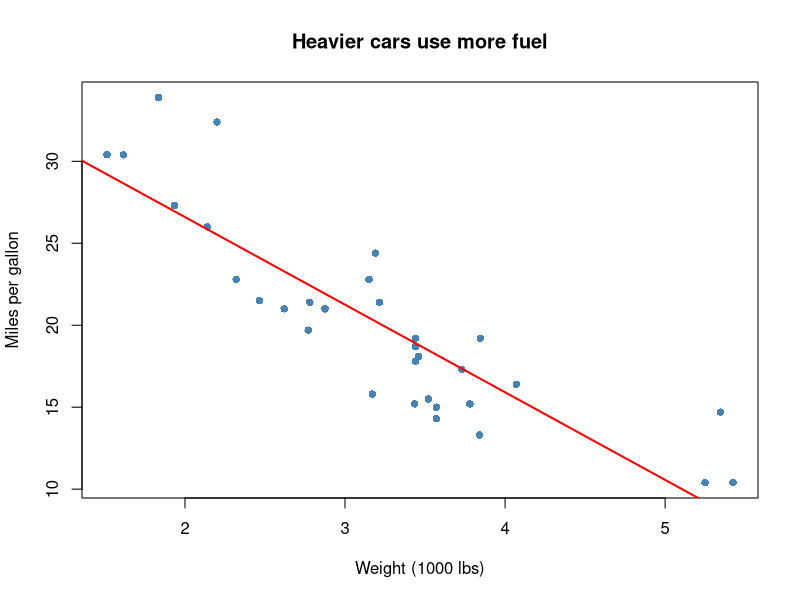
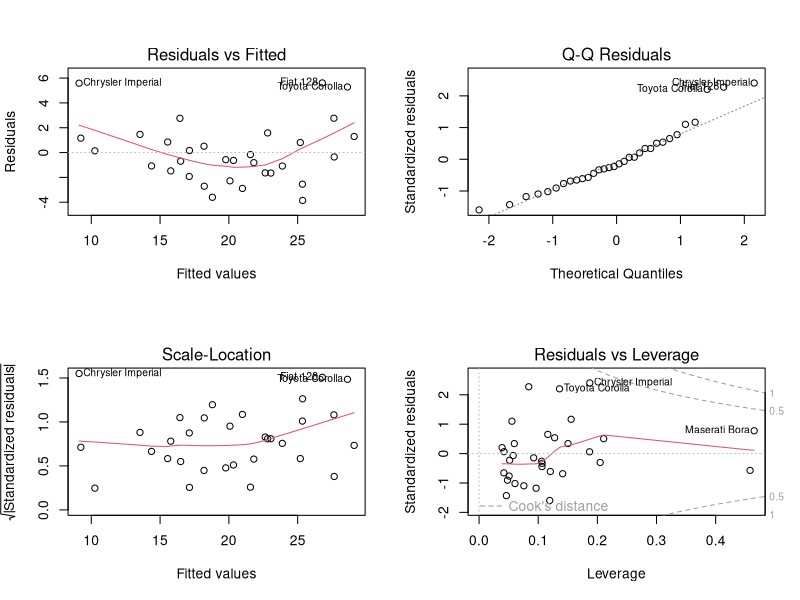

Here is the R script that generated these plots, in order:
############################################################
#  FILE 5 : LINEAR REGRESSION
#
#  Question answered :
#     "How does a NUMERIC outcome change when one or more
#      predictors change, and can we PREDICT it ?"
#
#  Topics
#    1. The data  (mtcars : 32 cars from a 1974 magazine)
#    2. Explore : correlation and scatter plot
#    3. Simple linear regression   (one predictor)
#    4. Reading the summary() output
#    5. Multiple linear regression (several predictors)
#    6. Comparing models
#    7. Checking the assumptions
#    8. Making predictions
############################################################


############################################################
#  1. THE DATA
############################################################
#
#  mtcars ships with R.  We will predict fuel economy.
#
#     mpg  : miles per gallon         <- OUTCOME (y)
#     wt   : weight in 1000 lbs       <- predictor
#     hp   : horsepower               <- predictor
#     qsec : quarter-mile time (sec)  <- predictor
#     am   : transmission (0 = automatic, 1 = manual)

data("mtcars")
cars <- mtcars

cat("=============================================\n")
cat(" 1. THE DATA\n")
cat("=============================================\n")
head(cars[, c("mpg", "wt", "hp", "qsec", "am")])
summary(cars[, c("mpg", "wt", "hp", "qsec")])


############################################################
#  2. EXPLORE THE RELATIONSHIP
############################################################

cat("\n=============================================\n")
cat(" 2. CORRELATION AND SCATTER PLOT\n")
cat("=============================================\n")

# Correlation matrix : values close to +1 or -1 = strong
# linear relationship.  Note mpg vs wt is strongly negative.
round(cor(cars[, c("mpg", "wt", "hp", "qsec")]), 2)

# Scatter plot of mpg against weight
plot(cars$wt, cars$mpg,
     pch  = 16, col = "steelblue",
     xlab = "Weight (1000 lbs)", ylab = "Miles per gallon",
     main = "Heavier cars use more fuel")


############################################################
#  3. SIMPLE LINEAR REGRESSION  (one predictor)
############################################################
#
#  Model :   mpg = b0 + b1 * wt + error
#
#     b0 = intercept  : predicted mpg when wt = 0
#     b1 = slope      : change in mpg for each extra 1000 lbs
#
#  lm() = "linear model".  Formula reads  y ~ x.

cat("\n=============================================\n")
cat(" 3. SIMPLE LINEAR REGRESSION  (mpg ~ wt)\n")
cat("=============================================\n")

model_simple <- lm(mpg ~ wt, data = cars)

# Just the coefficients
coef(model_simple)

# Add the fitted line to the scatter plot
abline(model_simple, col = "red", lwd = 2)

# Full output
summary(model_simple)


############################################################
#  4. HOW TO READ summary(model)
############################################################
#
#  Coefficients table
#     Estimate    : the fitted b0 and b1
#     Std. Error  : uncertainty of each estimate
#     t value     : Estimate / Std. Error
#     Pr(>|t|)    : p-value.  H0 : this coefficient = 0
#                   small p  ->  the predictor matters
#
#  Residual standard error : typical size of a prediction error
#
#  Multiple R-squared : share of the variation in y explained
#                       by the model (0 = none, 1 = all)
#  Adjusted R-squared : R-squared with a penalty for extra
#                       predictors.  Use this to compare models.
#
#  F-statistic : tests whether the model as a whole is better
#                than just using the mean of y.

s <- summary(model_simple)
cat("\n  Slope (wt)        =", round(coef(model_simple)[2], 3), "\n")
cat("  -> every extra 1000 lbs costs about",
    round(abs(coef(model_simple)[2]), 1), "mpg\n")
cat("  R-squared         =", round(s$r.squared, 3), "\n")
cat("  p-value of slope  =", format.pval(s$coefficients[2, 4], digits = 3), "\n")

# 95 % confidence intervals for the coefficients
confint(model_simple)


############################################################
#  5. MULTIPLE LINEAR REGRESSION  (several predictors)
############################################################
#
#  Model :   mpg = b0 + b1*wt + b2*hp + b3*qsec + error
#
#  Each slope is now the effect of that predictor
#  HOLDING THE OTHERS CONSTANT.

cat("\n=============================================\n")
cat(" 5. MULTIPLE LINEAR REGRESSION\n")
cat("=============================================\n")

model_multi <- lm(mpg ~ wt + hp + qsec, data = cars)
summary(model_multi)

#  A categorical predictor works too.  am is 0/1 so we wrap it
#  in factor() so R treats it as a category, not a number.
model_cat <- lm(mpg ~ wt + hp + factor(am), data = cars)
summary(model_cat)$coefficients

#  The coefficient  factor(am)1  is the extra mpg a MANUAL car
#  gets compared to an automatic car of the same wt and hp.


############################################################
#  6. COMPARING MODELS
############################################################
#
#  Two common tools :
#    Adjusted R-squared : higher is better
#    AIC                : lower is better (penalises complexity)

cat("\n=============================================\n")
cat(" 6. MODEL COMPARISON\n")
cat("=============================================\n")

comparison <- data.frame(
  model      = c("mpg ~ wt", "mpg ~ wt + hp + qsec", "mpg ~ wt + hp + am"),
  adj_r2     = c(summary(model_simple)$adj.r.squared,
                 summary(model_multi)$adj.r.squared,
                 summary(model_cat)$adj.r.squared),
  AIC        = c(AIC(model_simple), AIC(model_multi), AIC(model_cat))
)
comparison$adj_r2 <- round(comparison$adj_r2, 3)
comparison$AIC    <- round(comparison$AIC, 1)
print(comparison)

# Formal test : is the bigger model significantly better ?
# H0 : the extra predictors add nothing.
anova(model_simple, model_multi)


############################################################
#  7. CHECKING THE ASSUMPTIONS
############################################################
#
#  Linear regression assumes :
#    (a) Linear relationship
#    (b) Residuals have constant spread (homoscedasticity)
#    (c) Residuals are roughly normal
#    (d) No extreme influential points
#
#  plot(model) gives four diagnostic plots that check these.

cat("\n=============================================\n")
cat(" 7. DIAGNOSTIC PLOTS\n")
cat("=============================================\n")

par(mfrow = c(2, 2))
plot(model_multi)
par(mfrow = c(1, 1))

#  Plot 1  Residuals vs Fitted : want a flat, random cloud
#  Plot 2  Q-Q plot            : want points on the line
#  Plot 3  Scale-Location      : want a flat line (constant spread)
#  Plot 4  Residuals vs Leverage : points outside the dashed
#          Cook's distance lines are influential

# Numeric normality check of residuals  (want p > 0.05)
shapiro.test(residuals(model_multi))

# Multicollinearity : are predictors too correlated with
# each other ?  A quick check without extra packages :
round(cor(cars[, c("wt", "hp", "qsec")]), 2)
# Rule of thumb : correlations above 0.8 between predictors
# are a warning sign.


############################################################
#  8. MAKING PREDICTIONS
############################################################

cat("\n=============================================\n")
cat(" 8. PREDICTIONS\n")
cat("=============================================\n")

# New cars we want to predict mpg for
new_cars <- data.frame(wt   = c(2.5, 3.5),
                       hp   = c(110, 200),
                       qsec = c(18, 16))

# Point prediction
predict(model_multi, newdata = new_cars)

# With a 95 % PREDICTION interval (range for a single new car)
predict(model_multi, newdata = new_cars, interval = "prediction")

# With a 95 % CONFIDENCE interval (range for the AVERAGE car
# with these values). Always narrower than the prediction interval.
predict(model_multi, newdata = new_cars, interval = "confidence")


############################################################
#  9. SUMMARY
############################################################
#
#  Task                   R code
#  ---------------------  --------------------------------------
#  Fit a model            m <- lm(y ~ x1 + x2, data = d)
#  See results            summary(m)
#  Coefficients           coef(m),  confint(m)
#  Compare models         AIC(m1, m2),  anova(m1, m2)
#  Diagnostics            plot(m)
#  Predict                predict(m, newdata = new_d,
#                                 interval = "prediction")
#
#  Continue with FILE 6 for Logistic Regression
#  (when the outcome is YES / NO).
############################################################
